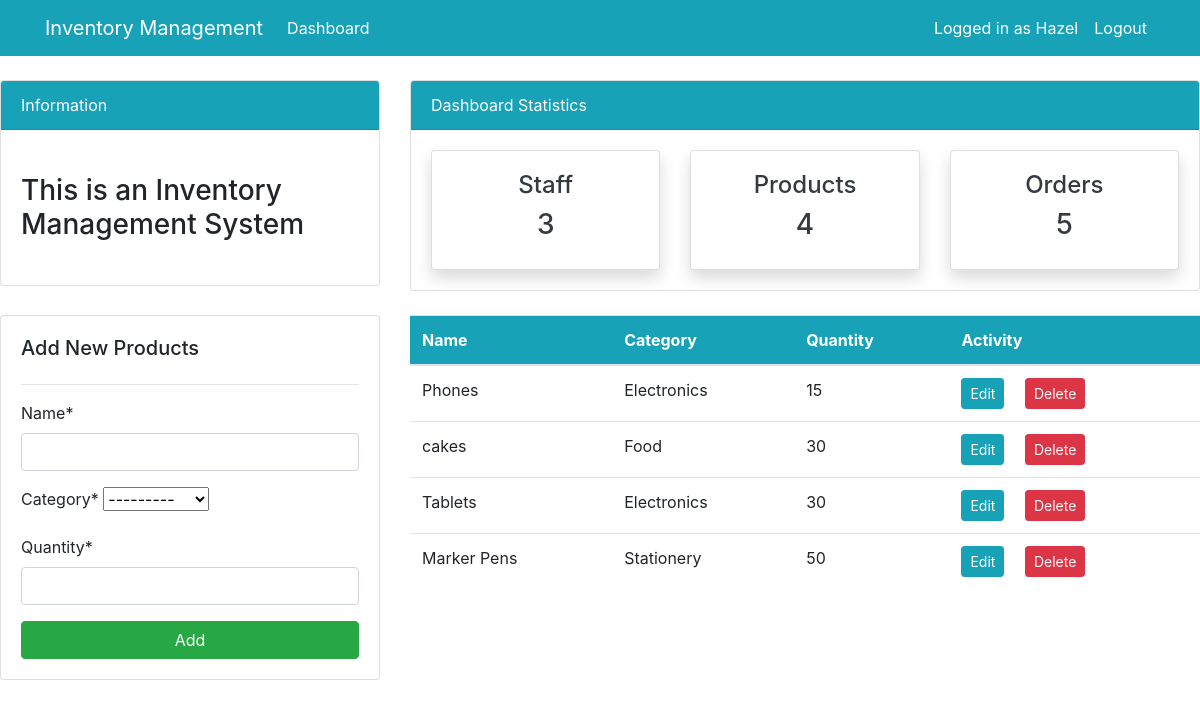
Page /products/ (signed in) on the earlier database version.
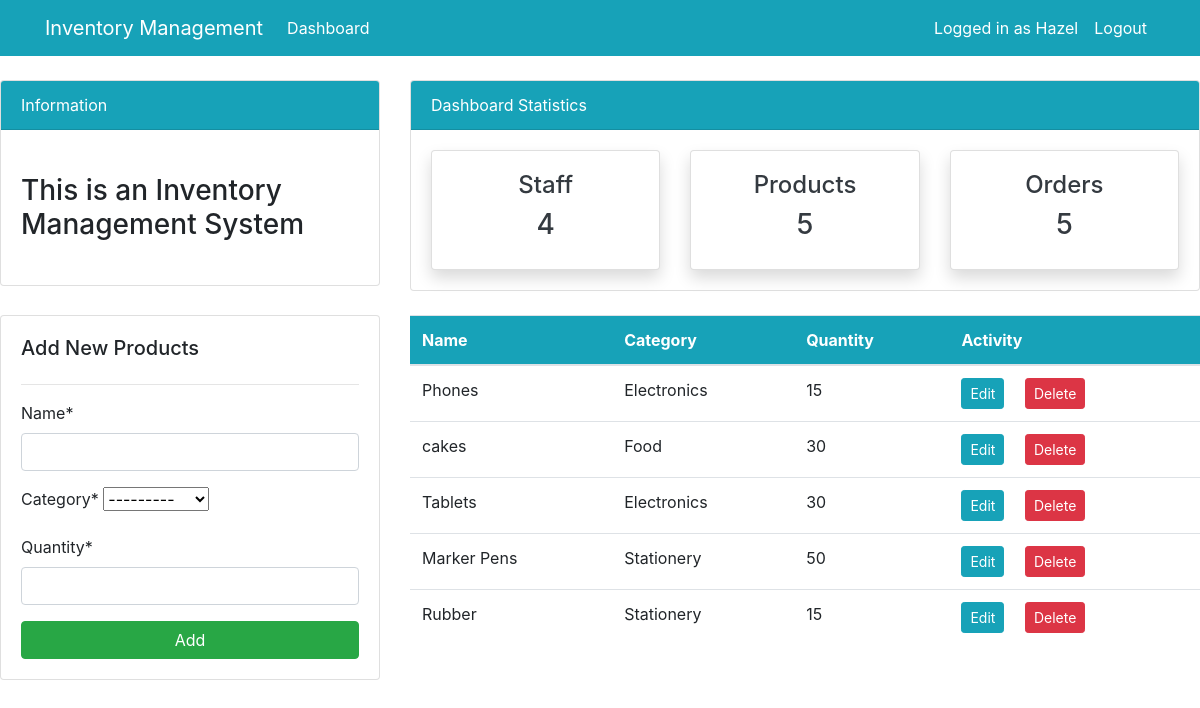
Same page on the later database version.
### dashboard/models.py (models this page shows, shortened)
class Product(models.Model):
    name = models.CharField(max_length=100, null=True)
    category = models.CharField(max_length=20, choices=CATEGORY, null=True)
    quantity = models.PositiveIntegerField(null=True)
    class Meta:
        verbose_name_plural = 'Product'

### dashboard/views.py (the view)
# urls.py: path('products/', views.products, name = 'dashboard_products'),
@login_required(login_url='user-login')
def products(request):
    items = Product.objects.all() #Using object relational mapping
    items_count = items.count()
    orders_count = Order.objects.all().count()
    employees_count = User.objects.all().count()  #shows the numbers of staff and orders even when you click on products box
    if request.method == 'POST':
        form = ProductForm(request.POST)
        if form.is_valid():
            new_item = form.save(commit=False)
            new_item.author = request.user
            new_item.save()
            product_name = form.cleaned_data.get('name')  #dictionary coontaining the cleaned form data
            messages.success(request,f'{product_name} has been added')
            return redirect('dashboard_products')
    else:
        form = ProductForm()
    context = {
        'items' : items,
        'form': form,
        'employees_count': employees_count,
        'orders_count': orders_count,
        'items_count': items_count
    }
    return render(request, 'dashboard/products.html', context)

### dashboard/forms.py
class ProductForm(forms.ModelForm):
    class Meta:
        model = Product
        fields = ['name', 'category', 'quantity']

### templates/dashboard/products.html (shortened to what this page needs)
{% extends 'partials/base.html' %}
{% load crispy_forms_tags %}
{% block content%}
{% include 'partials/topnav.html' %}
<div class="row my-4">
    <div class="col-md-4">
        <div class="card card-body">
            <h5>Add New Products</h5>
            <hr>
            <form method="POST">
                {{ form|crispy}}
                <input class="btn btn-success btn-block" type="submit" value="Add">
            </form>
        </div>
    </div>
    <div class="col-md-8">
        <table class="table bg-white">
            <thead class="bg-info text-white">
                <tr>
                    <th scope="col">Name</th>
                    <th scope="col">Category</th>
                    <th scope="col">Quantity</th>
                    <th scope="col">Activity</th>
                </tr>
            </thead>
            <tbody>
                {% for item in items %}
                <tr>
                    <td> {{ item.name }}</td>
                    <td> {{ item.category }}</td>
                    <td> {{ item.quantity }}</td>
                    <td>
                        <a class="btn btn-info btn-sm mr-2"
                            href="{% url 'dashboard_products_update' item.id %}">Edit</a>
                        <a class="btn btn-danger btn-sm ml-2"
                            href="{% url 'dashboard_products_delete' item.id %}">Delete</a>
                    </td>
                </tr>
               {% endfor %}
            </tbody>
        </table>
    </div>
</div>
{% endblock %}

Differences in the rows shown:
added Product: name "Rubber", category "Stationery", quantity "15"
Other differences:
{{ employees_count }}: "3" → "4"
{{ items_count }}: "4" → "5"
